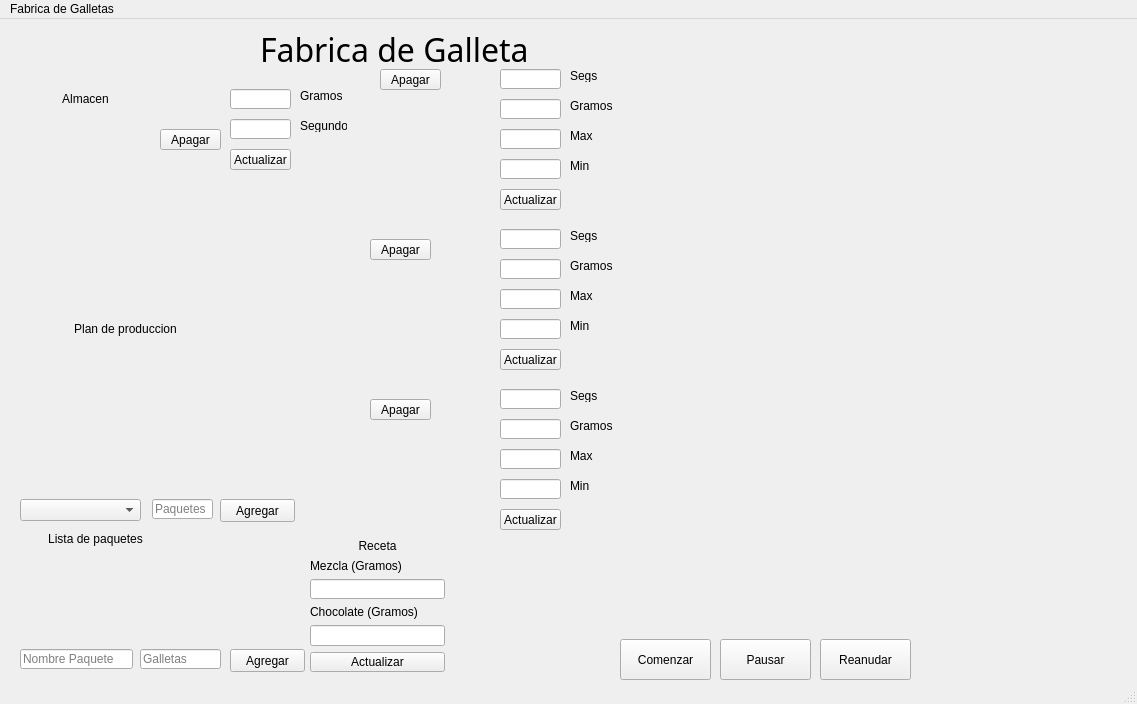
<?xml version="1.0" encoding="UTF-8"?>
<ui version="4.0">
 <class>MainWindow</class>
 <widget class="QMainWindow" name="MainWindow">
  <property name="geometry">
   <rect>
    <x>0</x>
    <y>0</y>
    <width>1137</width>
    <height>704</height>
   </rect>
  </property>
  <property name="windowTitle">
   <string>MainWindow</string>
  </property>
  <widget class="QWidget" name="centralwidget">
   <widget class="QLabel" name="lblTitle">
    <property name="geometry">
     <rect>
      <x>260</x>
      <y>10</y>
      <width>270</width>
      <height>40</height>
     </rect>
    </property>
    <property name="font">
     <font>
      <family>Rubik Light</family>
      <pointsize>24</pointsize>
     </font>
    </property>
    <property name="text">
     <string>Fabrica de Galletas</string>
    </property>
   </widget>
   <widget class="QPushButton" name="btnStart">
    <property name="geometry">
     <rect>
      <x>620</x>
      <y>620</y>
      <width>91</width>
      <height>41</height>
     </rect>
    </property>
    <property name="cursor">
     <cursorShape>ArrowCursor</cursorShape>
    </property>
    <property name="text">
     <string>Comenzar</string>
    </property>
   </widget>
   <widget class="QPushButton" name="btnPause">
    <property name="geometry">
     <rect>
      <x>720</x>
      <y>620</y>
      <width>91</width>
      <height>41</height>
     </rect>
    </property>
    <property name="text">
     <string>Pausar</string>
    </property>
   </widget>
   <widget class="QPushButton" name="btnReset">
    <property name="geometry">
     <rect>
      <x>820</x>
      <y>620</y>
      <width>91</width>
      <height>41</height>
     </rect>
    </property>
    <property name="text">
     <string>Reanudar</string>
    </property>
   </widget>
   <widget class="QLabel" name="label">
    <property name="geometry">
     <rect>
      <x>450</x>
      <y>50</y>
      <width>41</width>
      <height>51</height>
     </rect>
    </property>
    <property name="text">
     <string/>
    </property>
    <property name="pixmap">
     <pixmap>../../Semestre II/Estructuras de datos/Proyecto 1/Design/Mezcla_red.png</pixmap>
    </property>
   </widget>
   <widget class="QLabel" name="label_2">
    <property name="geometry">
     <rect>
      <x>440</x>
      <y>370</y>
      <width>51</width>
      <height>41</height>
     </rect>
    </property>
    <property name="text">
     <string/>
    </property>
    <property name="pixmap">
     <pixmap>../../Semestre II/Estructuras de datos/Proyecto 1/Design/Chocolate_red.png</pixmap>
    </property>
   </widget>
   <widget class="QLabel" name="label_3">
    <property name="geometry">
     <rect>
      <x>440</x>
      <y>210</y>
      <width>41</width>
      <height>51</height>
     </rect>
    </property>
    <property name="text">
     <string/>
    </property>
    <property name="pixmap">
     <pixmap>../../Semestre II/Estructuras de datos/Proyecto 1/Design/Mezcla_red.png</pixmap>
    </property>
   </widget>
   <widget class="QLabel" name="label_4">
    <property name="geometry">
     <rect>
      <x>170</x>
      <y>70</y>
      <width>51</width>
      <height>41</height>
     </rect>
    </property>
    <property name="text">
     <string/>
    </property>
    <property name="pixmap">
     <pixmap>../../Semestre II/Estructuras de datos/Proyecto 1/Design/Carrito_red.png</pixmap>
    </property>
   </widget>
   <widget class="QLabel" name="wareHouse">
    <property name="geometry">
     <rect>
      <x>60</x>
      <y>10</y>
      <width>61</width>
      <height>51</height>
     </rect>
    </property>
    <property name="text">
     <string/>
    </property>
    <property name="pixmap">
     <pixmap>../../Semestre II/Estructuras de datos/Proyecto 1/Design/Almacenar_red.png</pixmap>
    </property>
   </widget>
   <widget class="QLabel" name="label_6">
    <property name="geometry">
     <rect>
      <x>260</x>
      <y>360</y>
      <width>31</width>
      <height>101</height>
     </rect>
    </property>
    <property name="text">
     <string/>
    </property>
    <property name="pixmap">
     <pixmap>../../Semestre II/Estructuras de datos/Proyecto 1/Design/Planner_red.png</pixmap>
    </property>
   </widget>
   <widget class="QLabel" name="label_5">
    <property name="geometry">
     <rect>
      <x>20</x>
      <y>300</y>
      <width>211</width>
      <height>20</height>
     </rect>
    </property>
    <property name="text">
     <string>Plan de produccion</string>
    </property>
    <property name="alignment">
     <set>Qt::AlignCenter</set>
    </property>
   </widget>
   <widget class="QPushButton" name="btnAddOrder">
    <property name="geometry">
     <rect>
      <x>220</x>
      <y>480</y>
      <width>75</width>
      <height>23</height>
     </rect>
    </property>
    <property name="text">
     <string>Agregar</string>
    </property>
   </widget>
   <widget class="QLineEdit" name="inpNumPacks">
    <property name="geometry">
     <rect>
      <x>152</x>
      <y>480</y>
      <width>61</width>
      <height>20</height>
     </rect>
    </property>
    <property name="placeholderText">
     <string>Paquetes</string>
    </property>
   </widget>
   <widget class="QComboBox" name="cmbPacks">
    <property name="geometry">
     <rect>
      <x>20</x>
      <y>480</y>
      <width>121</width>
      <height>22</height>
     </rect>
    </property>
   </widget>
   <widget class="QLabel" name="label_7">
    <property name="geometry">
     <rect>
      <x>20</x>
      <y>510</y>
      <width>151</width>
      <height>20</height>
     </rect>
    </property>
    <property name="text">
     <string>Lista de paquetes</string>
    </property>
    <property name="alignment">
     <set>Qt::AlignCenter</set>
    </property>
   </widget>
   <widget class="QLineEdit" name="inpPackName">
    <property name="geometry">
     <rect>
      <x>20</x>
      <y>630</y>
      <width>113</width>
      <height>20</height>
     </rect>
    </property>
    <property name="placeholderText">
     <string>Nombre Paquete</string>
    </property>
   </widget>
   <widget class="QPushButton" name="btnAddPack">
    <property name="geometry">
     <rect>
      <x>230</x>
      <y>630</y>
      <width>75</width>
      <height>23</height>
     </rect>
    </property>
    <property name="text">
     <string>Agregar</string>
    </property>
   </widget>
   <widget class="QLineEdit" name="inpPackCookies">
    <property name="geometry">
     <rect>
      <x>140</x>
      <y>630</y>
      <width>81</width>
      <height>20</height>
     </rect>
    </property>
    <property name="placeholderText">
     <string>Galletas</string>
    </property>
   </widget>
   <widget class="QLabel" name="label_11">
    <property name="geometry">
     <rect>
      <x>10</x>
      <y>70</y>
      <width>151</width>
      <height>20</height>
     </rect>
    </property>
    <property name="text">
     <string>Almacen</string>
    </property>
    <property name="alignment">
     <set>Qt::AlignCenter</set>
    </property>
   </widget>
   <widget class="QWidget" name="layoutWidget">
    <property name="geometry">
     <rect>
      <x>310</x>
      <y>520</y>
      <width>135</width>
      <height>134</height>
     </rect>
    </property>
    <layout class="QVBoxLayout" name="verticalLayout">
     <item>
      <widget class="QLabel" name="label_8">
       <property name="text">
        <string>Receta</string>
       </property>
       <property name="alignment">
        <set>Qt::AlignCenter</set>
       </property>
      </widget>
     </item>
     <item>
      <widget class="QLabel" name="label_9">
       <property name="text">
        <string>Mezcla (Gramos)</string>
       </property>
       <property name="alignment">
        <set>Qt::AlignLeading|Qt::AlignLeft|Qt::AlignVCenter</set>
       </property>
      </widget>
     </item>
     <item>
      <widget class="QLineEdit" name="inpDoughRecipe"/>
     </item>
     <item>
      <widget class="QLabel" name="label_10">
       <property name="text">
        <string>Chocolate (Gramos)</string>
       </property>
       <property name="alignment">
        <set>Qt::AlignLeading|Qt::AlignLeft|Qt::AlignVCenter</set>
       </property>
      </widget>
     </item>
     <item>
      <widget class="QLineEdit" name="inpChocoRecipe"/>
     </item>
     <item>
      <widget class="QPushButton" name="btnUpdateRecipe">
       <property name="text">
        <string>Actualizar</string>
       </property>
      </widget>
     </item>
    </layout>
   </widget>
   <widget class="QLabel" name="lblWareHouse">
    <property name="geometry">
     <rect>
      <x>10</x>
      <y>90</y>
      <width>141</width>
      <height>181</height>
     </rect>
    </property>
    <property name="text">
     <string/>
    </property>
   </widget>
   <widget class="QLabel" name="lblProduction">
    <property name="geometry">
     <rect>
      <x>20</x>
      <y>340</y>
      <width>221</width>
      <height>121</height>
     </rect>
    </property>
    <property name="text">
     <string/>
    </property>
   </widget>
   <widget class="QLabel" name="lblPacks">
    <property name="geometry">
     <rect>
      <x>20</x>
      <y>530</y>
      <width>281</width>
      <height>81</height>
     </rect>
    </property>
    <property name="text">
     <string/>
    </property>
   </widget>
   <widget class="QLabel" name="lblChocolateMachine">
    <property name="geometry">
     <rect>
      <x>370</x>
      <y>420</y>
      <width>121</width>
      <height>81</height>
     </rect>
    </property>
    <property name="text">
     <string/>
    </property>
    <property name="wordWrap">
     <bool>true</bool>
    </property>
   </widget>
   <widget class="QPushButton" name="btnControlTrolley">
    <property name="geometry">
     <rect>
      <x>160</x>
      <y>110</y>
      <width>61</width>
      <height>21</height>
     </rect>
    </property>
    <property name="text">
     <string>Apagar</string>
    </property>
   </widget>
   <widget class="QLineEdit" name="inpCapacityGrams">
    <property name="geometry">
     <rect>
      <x>230</x>
      <y>70</y>
      <width>61</width>
      <height>20</height>
     </rect>
    </property>
   </widget>
   <widget class="QLineEdit" name="inpDeliveryTime">
    <property name="geometry">
     <rect>
      <x>230</x>
      <y>100</y>
      <width>61</width>
      <height>20</height>
     </rect>
    </property>
   </widget>
   <widget class="QPushButton" name="btnUpdateTrolley">
    <property name="geometry">
     <rect>
      <x>230</x>
      <y>130</y>
      <width>61</width>
      <height>21</height>
     </rect>
    </property>
    <property name="text">
     <string>Actualizar</string>
    </property>
   </widget>
   <widget class="QLabel" name="label_12">
    <property name="geometry">
     <rect>
      <x>300</x>
      <y>70</y>
      <width>47</width>
      <height>13</height>
     </rect>
    </property>
    <property name="text">
     <string>Gramos</string>
    </property>
   </widget>
   <widget class="QLabel" name="label_13">
    <property name="geometry">
     <rect>
      <x>300</x>
      <y>100</y>
      <width>47</width>
      <height>13</height>
     </rect>
    </property>
    <property name="text">
     <string>Segundos</string>
    </property>
   </widget>
   <widget class="QLineEdit" name="inpChocolateMachineProcessTime">
    <property name="geometry">
     <rect>
      <x>500</x>
      <y>370</y>
      <width>61</width>
      <height>20</height>
     </rect>
    </property>
   </widget>
   <widget class="QLineEdit" name="inpChocolateMachineGramsTime">
    <property name="geometry">
     <rect>
      <x>500</x>
      <y>400</y>
      <width>61</width>
      <height>20</height>
     </rect>
    </property>
   </widget>
   <widget class="QLineEdit" name="inpChocolateMachineMax">
    <property name="geometry">
     <rect>
      <x>500</x>
      <y>430</y>
      <width>61</width>
      <height>20</height>
     </rect>
    </property>
   </widget>
   <widget class="QLineEdit" name="inpChocolateMachineMin">
    <property name="geometry">
     <rect>
      <x>500</x>
      <y>460</y>
      <width>61</width>
      <height>20</height>
     </rect>
    </property>
   </widget>
   <widget class="QPushButton" name="btnUpdateChocolateMachine">
    <property name="geometry">
     <rect>
      <x>500</x>
      <y>490</y>
      <width>61</width>
      <height>21</height>
     </rect>
    </property>
    <property name="text">
     <string>Actualizar</string>
    </property>
   </widget>
   <widget class="QLabel" name="label_14">
    <property name="geometry">
     <rect>
      <x>570</x>
      <y>370</y>
      <width>47</width>
      <height>13</height>
     </rect>
    </property>
    <property name="text">
     <string>Segs</string>
    </property>
   </widget>
   <widget class="QLabel" name="label_15">
    <property name="geometry">
     <rect>
      <x>570</x>
      <y>400</y>
      <width>47</width>
      <height>13</height>
     </rect>
    </property>
    <property name="text">
     <string>Gramos</string>
    </property>
   </widget>
   <widget class="QLabel" name="label_16">
    <property name="geometry">
     <rect>
      <x>570</x>
      <y>430</y>
      <width>47</width>
      <height>13</height>
     </rect>
    </property>
    <property name="text">
     <string>Max</string>
    </property>
   </widget>
   <widget class="QLabel" name="label_17">
    <property name="geometry">
     <rect>
      <x>570</x>
      <y>460</y>
      <width>47</width>
      <height>13</height>
     </rect>
    </property>
    <property name="text">
     <string>Min</string>
    </property>
   </widget>
   <widget class="QPushButton" name="btnControlChocolateMachine">
    <property name="geometry">
     <rect>
      <x>370</x>
      <y>380</y>
      <width>61</width>
      <height>21</height>
     </rect>
    </property>
    <property name="text">
     <string>Apagar</string>
    </property>
   </widget>
   <widget class="QPushButton" name="btnUpdateDoughMachine2">
    <property name="geometry">
     <rect>
      <x>500</x>
      <y>330</y>
      <width>61</width>
      <height>21</height>
     </rect>
    </property>
    <property name="text">
     <string>Actualizar</string>
    </property>
   </widget>
   <widget class="QLineEdit" name="inpDoughMachine2ProcessTime">
    <property name="geometry">
     <rect>
      <x>500</x>
      <y>210</y>
      <width>61</width>
      <height>20</height>
     </rect>
    </property>
   </widget>
   <widget class="QLineEdit" name="inpDoughMachine2Min">
    <property name="geometry">
     <rect>
      <x>500</x>
      <y>300</y>
      <width>61</width>
      <height>20</height>
     </rect>
    </property>
   </widget>
   <widget class="QLabel" name="label_18">
    <property name="geometry">
     <rect>
      <x>570</x>
      <y>240</y>
      <width>47</width>
      <height>13</height>
     </rect>
    </property>
    <property name="text">
     <string>Gramos</string>
    </property>
   </widget>
   <widget class="QLabel" name="label_19">
    <property name="geometry">
     <rect>
      <x>570</x>
      <y>300</y>
      <width>47</width>
      <height>13</height>
     </rect>
    </property>
    <property name="text">
     <string>Min</string>
    </property>
   </widget>
   <widget class="QLabel" name="label_20">
    <property name="geometry">
     <rect>
      <x>570</x>
      <y>270</y>
      <width>47</width>
      <height>13</height>
     </rect>
    </property>
    <property name="text">
     <string>Max</string>
    </property>
   </widget>
   <widget class="QLineEdit" name="inpDoughMachine2Max">
    <property name="geometry">
     <rect>
      <x>500</x>
      <y>270</y>
      <width>61</width>
      <height>20</height>
     </rect>
    </property>
   </widget>
   <widget class="QLineEdit" name="inpDoughMachine2GramsTime">
    <property name="geometry">
     <rect>
      <x>500</x>
      <y>240</y>
      <width>61</width>
      <height>20</height>
     </rect>
    </property>
   </widget>
   <widget class="QLabel" name="label_21">
    <property name="geometry">
     <rect>
      <x>570</x>
      <y>210</y>
      <width>47</width>
      <height>13</height>
     </rect>
    </property>
    <property name="text">
     <string>Segs</string>
    </property>
   </widget>
   <widget class="QPushButton" name="btnControlDoughMachine2">
    <property name="geometry">
     <rect>
      <x>370</x>
      <y>220</y>
      <width>61</width>
      <height>21</height>
     </rect>
    </property>
    <property name="text">
     <string>Apagar</string>
    </property>
   </widget>
   <widget class="QLabel" name="lblDoughMachine2">
    <property name="geometry">
     <rect>
      <x>370</x>
      <y>270</y>
      <width>121</width>
      <height>81</height>
     </rect>
    </property>
    <property name="text">
     <string/>
    </property>
    <property name="wordWrap">
     <bool>true</bool>
    </property>
   </widget>
   <widget class="QLabel" name="label_22">
    <property name="geometry">
     <rect>
      <x>570</x>
      <y>80</y>
      <width>47</width>
      <height>13</height>
     </rect>
    </property>
    <property name="text">
     <string>Gramos</string>
    </property>
   </widget>
   <widget class="QLabel" name="label_23">
    <property name="geometry">
     <rect>
      <x>570</x>
      <y>50</y>
      <width>47</width>
      <height>13</height>
     </rect>
    </property>
    <property name="text">
     <string>Segs</string>
    </property>
   </widget>
   <widget class="QLabel" name="label_24">
    <property name="geometry">
     <rect>
      <x>570</x>
      <y>110</y>
      <width>47</width>
      <height>13</height>
     </rect>
    </property>
    <property name="text">
     <string>Max</string>
    </property>
   </widget>
   <widget class="QLineEdit" name="inpDoughMachine1GramsTime">
    <property name="geometry">
     <rect>
      <x>500</x>
      <y>80</y>
      <width>61</width>
      <height>20</height>
     </rect>
    </property>
   </widget>
   <widget class="QLineEdit" name="inpDoughMachine1ProcessTime">
    <property name="geometry">
     <rect>
      <x>500</x>
      <y>50</y>
      <width>61</width>
      <height>20</height>
     </rect>
    </property>
   </widget>
   <widget class="QLineEdit" name="inpDoughMachine1Min">
    <property name="geometry">
     <rect>
      <x>500</x>
      <y>140</y>
      <width>61</width>
      <height>20</height>
     </rect>
    </property>
   </widget>
   <widget class="QPushButton" name="btnUpdateDoughMachine1">
    <property name="geometry">
     <rect>
      <x>500</x>
      <y>170</y>
      <width>61</width>
      <height>21</height>
     </rect>
    </property>
    <property name="text">
     <string>Actualizar</string>
    </property>
   </widget>
   <widget class="QLabel" name="label_25">
    <property name="geometry">
     <rect>
      <x>570</x>
      <y>140</y>
      <width>47</width>
      <height>13</height>
     </rect>
    </property>
    <property name="text">
     <string>Min</string>
    </property>
   </widget>
   <widget class="QLineEdit" name="inpDoughMachine1Max">
    <property name="geometry">
     <rect>
      <x>500</x>
      <y>110</y>
      <width>61</width>
      <height>20</height>
     </rect>
    </property>
   </widget>
   <widget class="QPushButton" name="btnControlDoughMachine1">
    <property name="geometry">
     <rect>
      <x>380</x>
      <y>50</y>
      <width>61</width>
      <height>21</height>
     </rect>
    </property>
    <property name="text">
     <string>Apagar</string>
    </property>
   </widget>
   <widget class="QLabel" name="lblDoughMachine1">
    <property name="geometry">
     <rect>
      <x>370</x>
      <y>100</y>
      <width>121</width>
      <height>81</height>
     </rect>
    </property>
    <property name="text">
     <string/>
    </property>
    <property name="wordWrap">
     <bool>true</bool>
    </property>
   </widget>
  </widget>
  <widget class="QMenuBar" name="menubar">
   <property name="geometry">
    <rect>
     <x>0</x>
     <y>0</y>
     <width>1137</width>
     <height>21</height>
    </rect>
   </property>
   <widget class="QMenu" name="menuFabrica_de_Galletas">
    <property name="title">
     <string>Fabrica de Galletas</string>
    </property>
   </widget>
   <addaction name="menuFabrica_de_Galletas"/>
  </widget>
  <widget class="QStatusBar" name="statusbar"/>
 </widget>
 <resources/>
 <connections/>
</ui>
